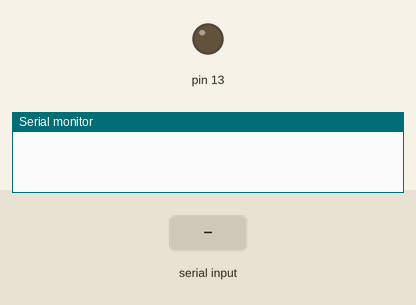
The sketch below on a simulated Arduino Uno, built with avr-gcc and run on an emulated ATmega328P. On the bench: output pins drawn as LEDs (lit = HIGH), the last lines printed to the serial monitor. The test bench sets the inputs (shaded band).

Above: at 1.2 s.
1.3 s: "1" received over Serial
At 2.0 s:
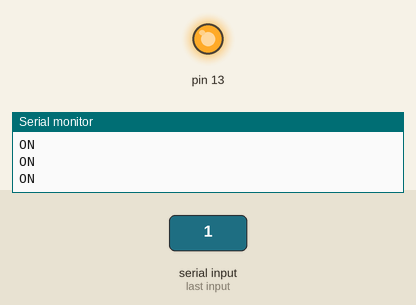
2.8 s: "0" received over Serial
At 3.7 s:
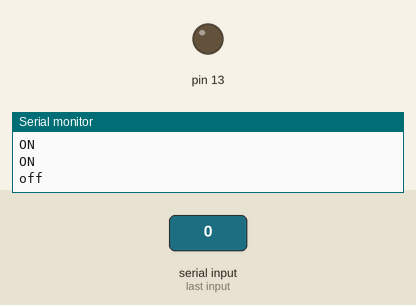
Timing chart, 0 to 5.8 s (numbered marks = the images above; inputs shaded):
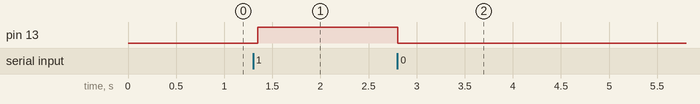

Measured:
- after the input at 1.3 s, pin 13: LOW → HIGH after 0.05 s
- after the input at 2.8 s, pin 13: HIGH → LOW at once

The sketch:

bluetooh.ino.ino
```cpp
int state = 0;

void setup() {
  pinMode(13,OUTPUT);
  Serial.begin(9600);

  // put your setup code here, to run once:

}

void loop() {
  if(Serial.available() > 0)
  {
    state = Serial.read();
  }
  if (state == '0')
  {
    digitalWrite(13,LOW);
    Serial.println("off");
    state = 0;
  }
  else if (state == '1')
  {
    digitalWrite(13,HIGH);
    Serial.println("ON");// put your main code here, to run repeatedly:
  }
  delay(50);

}
```
